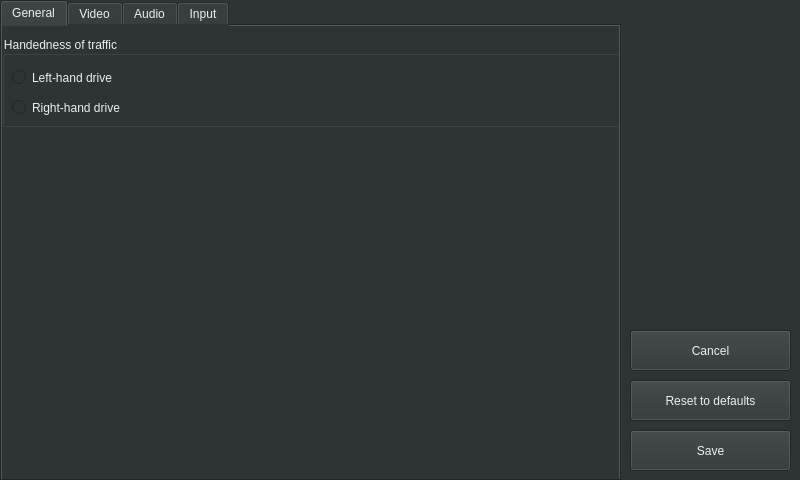
<?xml version="1.0" encoding="UTF-8"?>
<ui version="4.0">
 <class>SettingsWindow</class>
 <widget class="QWidget" name="SettingsWindow">
  <property name="geometry">
   <rect>
    <x>0</x>
    <y>0</y>
    <width>800</width>
    <height>480</height>
   </rect>
  </property>
  <property name="minimumSize">
   <size>
    <width>800</width>
    <height>480</height>
   </size>
  </property>
  <property name="maximumSize">
   <size>
    <width>800</width>
    <height>480</height>
   </size>
  </property>
  <property name="windowTitle">
   <string>Settings</string>
  </property>
  <property name="styleSheet">
   <string notr="true">background-color: rgb(46, 52, 54);
color: rgb(238, 238, 236);</string>
  </property>
  <widget class="QPushButton" name="pushButtonSave">
   <property name="geometry">
    <rect>
     <x>630</x>
     <y>430</y>
     <width>161</width>
     <height>41</height>
    </rect>
   </property>
   <property name="text">
    <string>Save</string>
   </property>
   <property name="autoDefault">
    <bool>false</bool>
   </property>
  </widget>
  <widget class="QPushButton" name="pushButtonCancel">
   <property name="geometry">
    <rect>
     <x>630</x>
     <y>330</y>
     <width>161</width>
     <height>41</height>
    </rect>
   </property>
   <property name="text">
    <string>Cancel</string>
   </property>
   <property name="autoDefault">
    <bool>false</bool>
   </property>
   <property name="default">
    <bool>false</bool>
   </property>
  </widget>
  <widget class="QTabWidget" name="tabWidget">
   <property name="geometry">
    <rect>
     <x>0</x>
     <y>0</y>
     <width>621</width>
     <height>481</height>
    </rect>
   </property>
   <property name="currentIndex">
    <number>0</number>
   </property>
   <widget class="QWidget" name="tabGeneral">
    <attribute name="title">
     <string>General</string>
    </attribute>
    <widget class="QGroupBox" name="groupBoxHandenessOfTraffic">
     <property name="geometry">
      <rect>
       <x>0</x>
       <y>10</y>
       <width>621</width>
       <height>91</height>
      </rect>
     </property>
     <property name="title">
      <string>Handedness of traffic</string>
     </property>
     <widget class="QRadioButton" name="radioButtonLeftHandDrive">
      <property name="geometry">
       <rect>
        <x>10</x>
        <y>30</y>
        <width>141</width>
        <height>23</height>
       </rect>
      </property>
      <property name="text">
       <string>Left-hand drive</string>
      </property>
     </widget>
     <widget class="QRadioButton" name="radioButtonRightHandDrive">
      <property name="geometry">
       <rect>
        <x>10</x>
        <y>60</y>
        <width>151</width>
        <height>23</height>
       </rect>
      </property>
      <property name="text">
       <string>Right-hand drive</string>
      </property>
     </widget>
    </widget>
    </widget>
   <widget class="QWidget" name="tabVideo">
    <attribute name="title">
     <string>Video</string>
    </attribute>
    <widget class="QGroupBox" name="groupBoxResolution">
     <property name="geometry">
      <rect>
       <x>0</x>
       <y>80</y>
       <width>621</width>
       <height>141</height>
      </rect>
     </property>
     <property name="title">
      <string>Resolution</string>
     </property>
     <widget class="QRadioButton" name="radioButton480p">
      <property name="geometry">
       <rect>
        <x>10</x>
        <y>30</y>
        <width>71</width>
        <height>23</height>
       </rect>
      </property>
      <property name="text">
       <string>480p</string>
      </property>
     </widget>
     <widget class="QRadioButton" name="radioButton720p">
      <property name="geometry">
       <rect>
        <x>120</x>
        <y>30</y>
        <width>71</width>
        <height>23</height>
       </rect>
      </property>
      <property name="text">
       <string>720p</string>
      </property>
     </widget>
     <widget class="QRadioButton" name="radioButton1080p">
      <property name="geometry">
       <rect>
        <x>230</x>
        <y>30</y>
        <width>81</width>
        <height>23</height>
       </rect>
      </property>
      <property name="text">
       <string>1080p</string>
      </property>
     </widget>
     <widget class="QLabel" name="labelResolutionWarning">
      <property name="geometry">
       <rect>
        <x>50</x>
        <y>60</y>
        <width>561</width>
        <height>71</height>
       </rect>
      </property>
      <property name="text">
       <string>&lt;html&gt;&lt;head/&gt;&lt;body&gt;&lt;p align=&quot;justify&quot;&gt;&lt;span style=&quot; font-style:italic;&quot;&gt;720p and 1080p must be activated in hidden Developer settings of Android Auto application.&lt;/span&gt;&lt;/p&gt;&lt;/body&gt;&lt;/html&gt;</string>
      </property>
      <property name="wordWrap">
       <bool>true</bool>
      </property>
      <property name="margin">
       <number>10</number>
      </property>
     </widget>
     <widget class="QLabel" name="labelResolutionWarningIcon">
      <property name="geometry">
       <rect>
        <x>20</x>
        <y>60</y>
        <width>31</width>
        <height>71</height>
       </rect>
      </property>
      <property name="text">
       <string>&lt;html&gt;&lt;head/&gt;&lt;body&gt;&lt;p align=&quot;justify&quot;&gt;&lt;img src=&quot;:/ico_warning.png&quot;/&gt;&lt;/p&gt;&lt;/body&gt;&lt;/html&gt;</string>
      </property>
     </widget>
    </widget>
    <widget class="QGroupBox" name="groupBoxFrameRate">
     <property name="geometry">
      <rect>
       <x>0</x>
       <y>10</y>
       <width>621</width>
       <height>61</height>
      </rect>
     </property>
     <property name="title">
      <string>Frame rate</string>
     </property>
     <widget class="QRadioButton" name="radioButton60FPS">
      <property name="geometry">
       <rect>
        <x>120</x>
        <y>30</y>
        <width>81</width>
        <height>23</height>
       </rect>
      </property>
      <property name="text">
       <string>60 FPS</string>
      </property>
     </widget>
     <widget class="QRadioButton" name="radioButton30FPS">
      <property name="geometry">
       <rect>
        <x>10</x>
        <y>30</y>
        <width>81</width>
        <height>23</height>
       </rect>
      </property>
      <property name="text">
       <string>30 FPS</string>
      </property>
     </widget>
    </widget>
    <widget class="QGroupBox" name="groupBoxScreenDPI">
     <property name="geometry">
      <rect>
       <x>0</x>
       <y>230</y>
       <width>621</width>
       <height>81</height>
      </rect>
     </property>
     <property name="title">
      <string>Screen DPI</string>
     </property>
     <widget class="QLabel" name="labelScreenDPIValue">
      <property name="geometry">
       <rect>
        <x>570</x>
        <y>40</y>
        <width>41</width>
        <height>31</height>
       </rect>
      </property>
      <property name="text">
       <string>400</string>
      </property>
     </widget>
     <widget class="QSlider" name="horizontalSliderScreenDPI">
      <property name="geometry">
       <rect>
        <x>20</x>
        <y>40</y>
        <width>531</width>
        <height>31</height>
       </rect>
      </property>
      <property name="maximum">
       <number>400</number>
      </property>
      <property name="orientation">
       <enum>Qt::Horizontal</enum>
      </property>
     </widget>
    </widget>
   </widget>
   <widget class="QWidget" name="tabAudio">
    <attribute name="title">
     <string>Audio</string>
    </attribute>
    <widget class="QGroupBox" name="groupBoxAudioChannels">
     <property name="geometry">
      <rect>
       <x>-1</x>
       <y>10</y>
       <width>621</width>
       <height>111</height>
      </rect>
     </property>
     <property name="title">
      <string>Audio channels</string>
     </property>
     <widget class="QCheckBox" name="checkBoxMusicAudioChannel">
      <property name="geometry">
       <rect>
        <x>10</x>
        <y>30</y>
        <width>131</width>
        <height>23</height>
       </rect>
      </property>
      <property name="text">
       <string>Music channel</string>
      </property>
     </widget>
     <widget class="QCheckBox" name="checkBoxSpeechAudioChannel">
      <property name="geometry">
       <rect>
        <x>160</x>
        <y>30</y>
        <width>131</width>
        <height>23</height>
       </rect>
      </property>
      <property name="text">
       <string>Speech channel</string>
      </property>
     </widget>
     <widget class="QLabel" name="labelAudioChannelDescription">
      <property name="geometry">
       <rect>
        <x>60</x>
        <y>70</y>
        <width>511</width>
        <height>31</height>
       </rect>
      </property>
      <property name="text">
       <string>&lt;html&gt;&lt;head/&gt;&lt;body&gt;&lt;p&gt;&lt;span style=&quot; font-size:10pt; font-style:italic;&quot;&gt;Disable audio channel if you need custom audio routing e.g. via A2DP or AUX.&lt;/span&gt;&lt;/p&gt;&lt;/body&gt;&lt;/html&gt;</string>
      </property>
     </widget>
     <widget class="QLabel" name="labelAudioChannelDescriptionIcon">
      <property name="geometry">
       <rect>
        <x>30</x>
        <y>70</y>
        <width>21</width>
        <height>31</height>
       </rect>
      </property>
      <property name="text">
       <string>&lt;html&gt;&lt;head/&gt;&lt;body&gt;&lt;p&gt;&lt;img src=&quot;:/ico_info.png&quot;/&gt;&lt;/p&gt;&lt;/body&gt;&lt;/html&gt;</string>
      </property>
     </widget>
    </widget>
    </widget>
   <widget class="QWidget" name="tabInput">
    <attribute name="title">
     <string>Input</string>
    </attribute>
    <widget class="QCheckBox" name="checkBoxEnableTouchscreen">
     <property name="geometry">
      <rect>
       <x>0</x>
       <y>10</y>
       <width>161</width>
       <height>23</height>
      </rect>
     </property>
     <property name="text">
      <string>Enable touchscreen</string>
     </property>
    </widget>
    <widget class="QListWidget" name="listWidgetButtons">
     <property name="geometry">
      <rect>
       <x>0</x>
       <y>70</y>
       <width>621</width>
       <height>381</height>
      </rect>
     </property>
     <property name="selectionMode">
      <enum>QAbstractItemView::MultiSelection</enum>
     </property>
    </widget>
    <widget class="QLabel" name="labelButtons">
     <property name="geometry">
      <rect>
       <x>10</x>
       <y>50</y>
       <width>67</width>
       <height>17</height>
      </rect>
     </property>
     <property name="text">
      <string>Buttons</string>
     </property>
    </widget>
    <widget class="QCheckBox" name="checkBoxPlayButton">
     <property name="geometry">
      <rect>
       <x>20</x>
       <y>80</y>
       <width>92</width>
       <height>23</height>
      </rect>
     </property>
     <property name="text">
      <string>Play</string>
     </property>
    </widget>
    <widget class="QCheckBox" name="checkBoxPauseButton">
     <property name="geometry">
      <rect>
       <x>20</x>
       <y>120</y>
       <width>92</width>
       <height>23</height>
      </rect>
     </property>
     <property name="text">
      <string>Pause</string>
     </property>
    </widget>
    <widget class="QCheckBox" name="checkBoxTogglePlayButton">
     <property name="geometry">
      <rect>
       <x>20</x>
       <y>160</y>
       <width>111</width>
       <height>23</height>
      </rect>
     </property>
     <property name="text">
      <string>Toggle play</string>
     </property>
    </widget>
    <widget class="QCheckBox" name="checkBoxNextTrackButton">
     <property name="geometry">
      <rect>
       <x>20</x>
       <y>200</y>
       <width>92</width>
       <height>23</height>
      </rect>
     </property>
     <property name="text">
      <string>Next track</string>
     </property>
    </widget>
    <widget class="QCheckBox" name="checkBoxPreviousTrackButton">
     <property name="geometry">
      <rect>
       <x>20</x>
       <y>240</y>
       <width>121</width>
       <height>23</height>
      </rect>
     </property>
     <property name="text">
      <string>Previous track</string>
     </property>
    </widget>
    <widget class="QCheckBox" name="checkBoxHomeButton">
     <property name="geometry">
      <rect>
       <x>20</x>
       <y>280</y>
       <width>92</width>
       <height>23</height>
      </rect>
     </property>
     <property name="text">
      <string>Home</string>
     </property>
    </widget>
    <widget class="QCheckBox" name="checkBoxBackButton">
     <property name="geometry">
      <rect>
       <x>200</x>
       <y>320</y>
       <width>92</width>
       <height>23</height>
      </rect>
     </property>
     <property name="text">
      <string>Back</string>
     </property>
    </widget>
    <widget class="QCheckBox" name="checkBoxEnterButton">
     <property name="geometry">
      <rect>
       <x>200</x>
       <y>360</y>
       <width>92</width>
       <height>23</height>
      </rect>
     </property>
     <property name="text">
      <string>Enter</string>
     </property>
    </widget>
    <widget class="QCheckBox" name="checkBoxPhoneButton">
     <property name="geometry">
      <rect>
       <x>20</x>
       <y>320</y>
       <width>92</width>
       <height>23</height>
      </rect>
     </property>
     <property name="text">
      <string>Phone</string>
     </property>
    </widget>
    <widget class="QCheckBox" name="checkBoxCallEndButton">
     <property name="geometry">
      <rect>
       <x>20</x>
       <y>360</y>
       <width>92</width>
       <height>23</height>
      </rect>
     </property>
     <property name="text">
      <string>Call end</string>
     </property>
    </widget>
    <widget class="QCheckBox" name="checkBoxVoiceCommandButton">
     <property name="geometry">
      <rect>
       <x>200</x>
       <y>80</y>
       <width>141</width>
       <height>23</height>
      </rect>
     </property>
     <property name="text">
      <string>Voice command</string>
     </property>
    </widget>
    <widget class="QCheckBox" name="checkBoxLeftButton">
     <property name="geometry">
      <rect>
       <x>200</x>
       <y>120</y>
       <width>92</width>
       <height>23</height>
      </rect>
     </property>
     <property name="text">
      <string>Left</string>
     </property>
    </widget>
    <widget class="QCheckBox" name="checkBoxRightButton">
     <property name="geometry">
      <rect>
       <x>200</x>
       <y>160</y>
       <width>92</width>
       <height>23</height>
      </rect>
     </property>
     <property name="text">
      <string>Right</string>
     </property>
    </widget>
    <widget class="QCheckBox" name="checkBoxUpButton">
     <property name="geometry">
      <rect>
       <x>200</x>
       <y>200</y>
       <width>92</width>
       <height>23</height>
      </rect>
     </property>
     <property name="text">
      <string>Up</string>
     </property>
    </widget>
    <widget class="QCheckBox" name="checkBoxDownButton">
     <property name="geometry">
      <rect>
       <x>200</x>
       <y>240</y>
       <width>92</width>
       <height>23</height>
      </rect>
     </property>
     <property name="text">
      <string>Down</string>
     </property>
    </widget>
    <widget class="QCheckBox" name="checkBoxScrollWheelButton">
     <property name="geometry">
      <rect>
       <x>200</x>
       <y>280</y>
       <width>111</width>
       <height>23</height>
      </rect>
     </property>
     <property name="text">
      <string>Scroll wheel</string>
     </property>
    </widget>
    <widget class="QPushButton" name="pushButtonSelectAll">
     <property name="geometry">
      <rect>
       <x>490</x>
       <y>80</y>
       <width>121</width>
       <height>41</height>
      </rect>
     </property>
     <property name="text">
      <string>Select all</string>
     </property>
     <property name="autoDefault">
      <bool>false</bool>
     </property>
    </widget>
    <widget class="QPushButton" name="pushButtonClearSelection">
     <property name="geometry">
      <rect>
       <x>490</x>
       <y>140</y>
       <width>121</width>
       <height>41</height>
      </rect>
     </property>
     <property name="text">
      <string>Clear selection</string>
     </property>
     <property name="autoDefault">
      <bool>false</bool>
     </property>
    </widget>
    <widget class="QPushButton" name="pushButtonShowBindings">
     <property name="geometry">
      <rect>
       <x>490</x>
       <y>200</y>
       <width>121</width>
       <height>41</height>
      </rect>
     </property>
     <property name="text">
      <string>Show bindings</string>
     </property>
     <property name="autoDefault">
      <bool>false</bool>
     </property>
    </widget>
   </widget>
  </widget>
  <widget class="QLabel" name="labelSettingsIcon">
   <property name="geometry">
    <rect>
     <x>650</x>
     <y>80</y>
     <width>131</width>
     <height>151</height>
    </rect>
   </property>
   <property name="text">
    <string>&lt;html&gt;&lt;head/&gt;&lt;body&gt;&lt;p&gt;&lt;img src=&quot;:/ico_setting.png&quot;/&gt;&lt;/p&gt;&lt;/body&gt;&lt;/html&gt;</string>
   </property>
  </widget>
  <widget class="QPushButton" name="pushButtonResetToDefaults">
   <property name="geometry">
    <rect>
     <x>630</x>
     <y>380</y>
     <width>161</width>
     <height>41</height>
    </rect>
   </property>
   <property name="text">
    <string>Reset to defaults</string>
   </property>
   <property name="autoDefault">
    <bool>false</bool>
   </property>
  </widget>
 </widget>
 <tabstops>
  <tabstop>pushButtonCancel</tabstop>
  <tabstop>pushButtonResetToDefaults</tabstop>
  <tabstop>pushButtonSave</tabstop>
  <tabstop>tabWidget</tabstop>
  <tabstop>radioButtonLeftHandDrive</tabstop>
  <tabstop>radioButtonRightHandDrive</tabstop>
  <tabstop>radioButton30FPS</tabstop>
  <tabstop>radioButton60FPS</tabstop>
  <tabstop>radioButton480p</tabstop>
  <tabstop>radioButton720p</tabstop>
  <tabstop>radioButton1080p</tabstop>
  <tabstop>horizontalSliderScreenDPI</tabstop>
  <tabstop>checkBoxMusicAudioChannel</tabstop>
  <tabstop>checkBoxSpeechAudioChannel</tabstop>
  
  <tabstop>checkBoxEnableTouchscreen</tabstop>
  <tabstop>listWidgetButtons</tabstop>
  <tabstop>checkBoxPlayButton</tabstop>
  <tabstop>checkBoxPauseButton</tabstop>
  <tabstop>checkBoxTogglePlayButton</tabstop>
  <tabstop>checkBoxNextTrackButton</tabstop>
  <tabstop>checkBoxPreviousTrackButton</tabstop>
  <tabstop>checkBoxHomeButton</tabstop>
  <tabstop>checkBoxPhoneButton</tabstop>
  <tabstop>checkBoxCallEndButton</tabstop>
  <tabstop>checkBoxVoiceCommandButton</tabstop>
  <tabstop>checkBoxLeftButton</tabstop>
  <tabstop>checkBoxRightButton</tabstop>
  <tabstop>checkBoxUpButton</tabstop>
  <tabstop>checkBoxDownButton</tabstop>
  <tabstop>checkBoxScrollWheelButton</tabstop>
  <tabstop>checkBoxBackButton</tabstop>
  <tabstop>checkBoxEnterButton</tabstop>
  <tabstop>pushButtonSelectAll</tabstop>
  <tabstop>pushButtonClearSelection</tabstop>
  <tabstop>pushButtonShowBindings</tabstop>
 </tabstops>
 <resources/>
 <connections/>
</ui>
